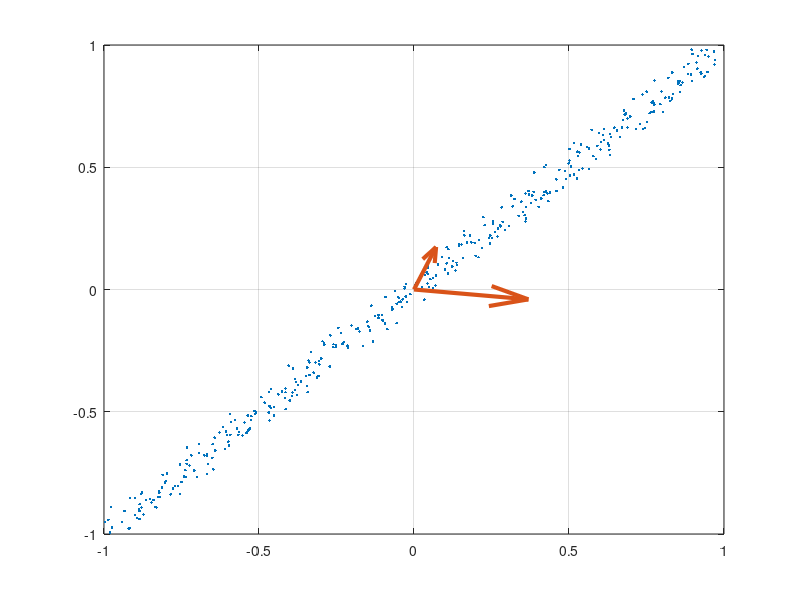

This chart was generated by the following MATLAB code:
clc; 
clear all; 
close all; 

npoints = 200;
nbasis = 2; 

x = [-1:1/npoints:1; -1:1/npoints:1]';
x(end,:)=[]; 

% x1 = 0.2*rand(npoints, 2)+0.5*ones(npoints,2); 
% x2 = 0.2*rand(npoints, 2)-0.5*ones(npoints,2);


x = x + 0.1*(rand(2*npoints,2) - 0.5* ones(2*npoints,2)); 

figure(1); 
% plot(x1(:,1),x1(:,2),'.'); 
% hold on;
plot(x(:,1),x(:,2),'.'); 
axis([-1 1 -1 1]); 
grid on; 
hold on; 


w = rand(2, nbasis); 
w = w - 0.5 * ones(size(w));

quiver(zeros(1,nbasis), zeros(1,nbasis), w(1,:), w(2,:), 'LineWidth', 3); 